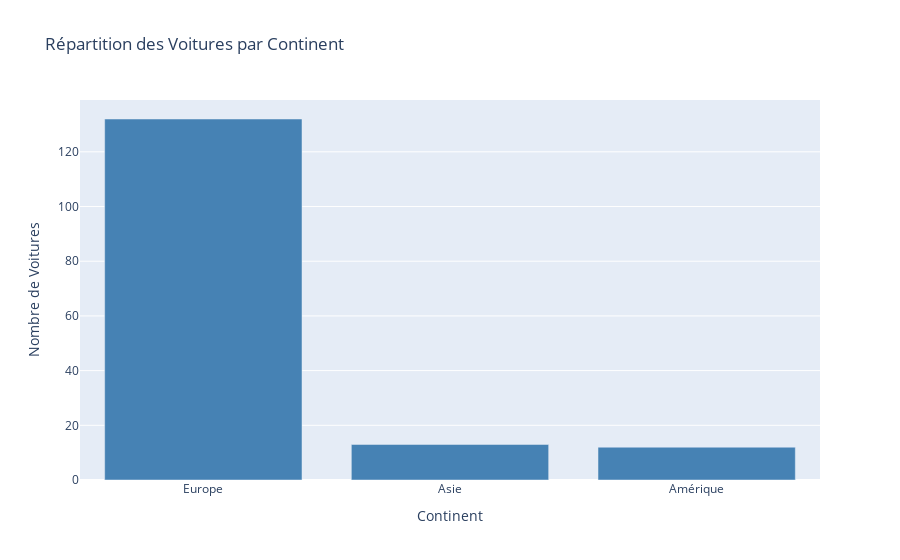

Notebook code for this chart:
### Code cell
# Graphique du nombre de voitures par continent
continent_counts = df['Continent'].value_counts().reset_index()
continent_counts.columns = ['Continent', 'count']

fig_continent = px.bar(
    continent_counts,
    x='Continent',
    y='count',
    title='Répartition des Voitures par Continent',
    labels={'count': 'Nombre de Voitures'}
)
fig_continent.update_traces(marker_color='steelblue')
fig_continent.update_layout(showlegend=False)
fig_continent.show()

### Figure 1 — Plotly figure (JSON) as saved in the notebook; plotly's stock layout.template omitted (floating-point values rounded to 4 significant figures)
{"data": [{"hovertemplate": "Continent=%{x}<br>Nombre de Voitures=%{y}<extra></extra>", "legendgroup": "", "marker": {"color": "steelblue", "pattern": {"shape": ""}}, "name": "", "orientation": "v", "showlegend": false, "textposition": "auto", "type": "bar", "x": ["Europe", "Asie", "Amérique"], "xaxis": "x", "y": [132, 13, 12], "yaxis": "y"}], "layout": {"barmode": "relative", "legend": {"tracegroupgap": 0}, "showlegend": false, "title": {"text": "Répartition des Voitures par Continent"}, "xaxis": {"anchor": "y", "domain": [0, 1], "title": {"text": "Continent"}}, "yaxis": {"anchor": "x", "domain": [0, 1], "title": {"text": "Nombre de Voitures"}}}}
